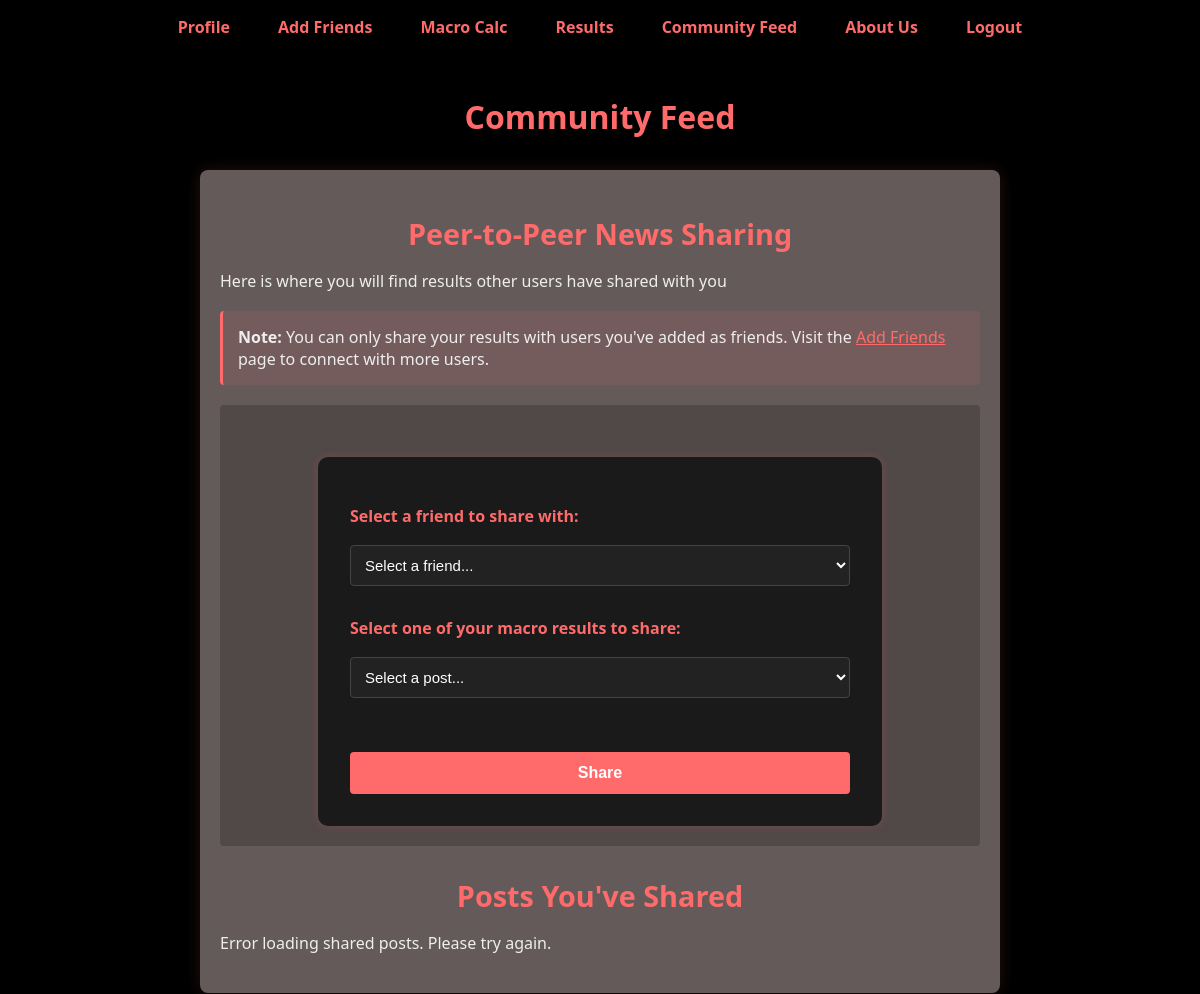
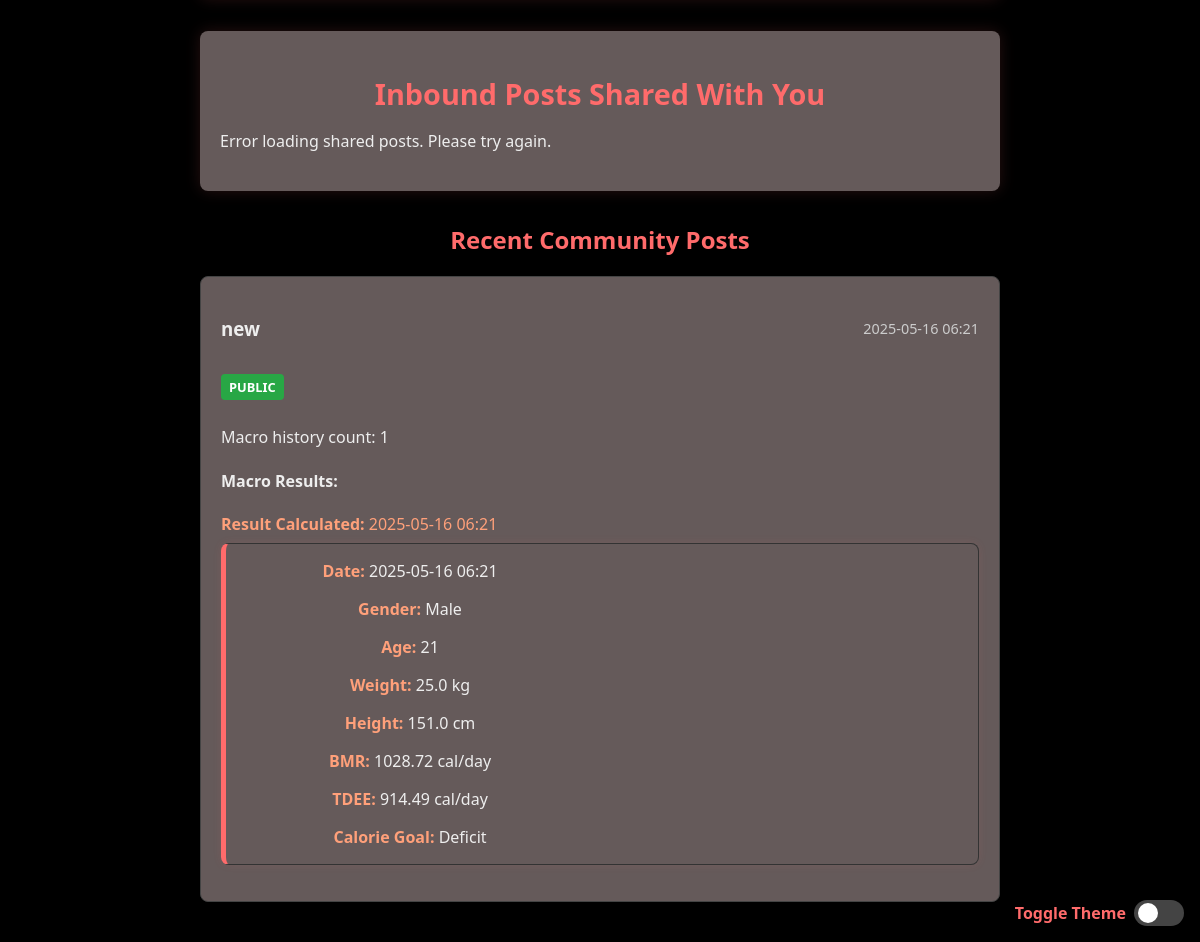
/feed (signed in), run on the app's committed database (2 pictures, top to bottom).
### app/models.py (models this page shows)
class FeedPost(db.Model):
    id = db.Column(db.Integer, primary_key=True, autoincrement=True)
    timestamp = db.Column(db.DateTime, default=datetime.utcnow)
    user_id = db.Column(db.Integer, db.ForeignKey('user.id'), nullable=False)
    macro_post_id = db.Column(db.Integer, db.ForeignKey('macro_post.id'), nullable=False)
    visibility = db.Column(db.String(20), nullable=False, server_default='public')  # 'public', 'friends', 'private'
    user = db.relationship('User', backref='feed_posts')
    macro_post = db.relationship('MacroPost', backref='feed_entries')

class User(db.Model, UserMixin):
    id = db.Column(db.Integer, primary_key=True)
    name = db.Column(db.String(80), unique=True, nullable=False)
    email = db.Column(db.String(120), unique=True, nullable=False)
    password = db.Column(db.String(120), nullable=False)
    gender = db.Column(db.String(10))
    age = db.Column(db.Integer)
    profile_picture = db.Column(db.String(255), default='placeholder-profile.jpg')
    requests_sent = db.relationship(
        'FriendRequest',
        foreign_keys='FriendRequest.requester_id',
        back_populates='requester',
        lazy='dynamic'
    )
    requests_received = db.relationship(
        'FriendRequest',
        foreign_keys='FriendRequest.receiver_id',
        back_populates='receiver',
        lazy='dynamic'
    )
    friends = db.relationship(
        'User',
        secondary=friend_assoc,
        primaryjoin=(id == friend_assoc.c.user_id),
        secondaryjoin=(id == friend_assoc.c.friend_id),
        lazy='dynamic'
    )

class MacroPost(db.Model):
    id = db.Column(db.Integer, primary_key=True)
    gender = db.Column(db.String(10), nullable=False)
    age = db.Column(db.Integer, nullable=False)
    weight = db.Column(db.Float, nullable=False)
    height = db.Column(db.Float, nullable=False)
    bmr = db.Column(db.Float, nullable=False)
    tdee = db.Column(db.Float, nullable=False)
    calorie_goal = db.Column(db.String(10), nullable=False, server_default='maintain')
    timestamp = db.Column(db.DateTime, server_default=db.func.now())
    user_id = db.Column(db.Integer, db.ForeignKey('user.id'), nullable=False)
    user = db.relationship('User', backref=db.backref('macroposts', lazy=True))

### app/routes.py (the view)
@app.route("/feed", methods=["GET"])
@login_required
def feed():
    friend_ids = [friend.id for friend in current_user.friends]
    posts_query = FeedPost.query.filter(
        or_(
            FeedPost.visibility == 'public',  # All public posts
            (FeedPost.visibility == 'friends') & (FeedPost.user_id.in_(friend_ids)),  # Friends' posts with 'friends' visibility
            FeedPost.user_id == current_user.id  # All posts by current user
        )
    ).options(
        joinedload(FeedPost.user),
        joinedload(FeedPost.macro_post)
    ).order_by(FeedPost.timestamp.desc())
    posts = posts_query.all()
    shared_id = request.args.get("shared_post_id", type=int)
    if not shared_id:
        shared_id = None
    for post in posts:
        all_history = (MacroPost.query
            .filter(MacroPost.user_id == post.user.id)
            .order_by(MacroPost.timestamp.asc())
            .all())
        idx = next((i for i, m in enumerate(all_history) if m.id == post.macro_post.id), None)
        if idx is not None:
            macro_history = all_history[:idx+1]
        else:
            macro_history = all_history
        post.macro_history = macro_history
    return render_template("community.html", posts=posts,shared_post_id=shared_id
)

### app/__init__.py (called while the page is built)
@login_manager.user_loader
def load_user(user_id):
    return db.session.get(User, int(user_id))

### app/routes.py (called while the page is built)
@app.after_request
def add_security_headers(response):
    response.headers['X-Content-Type-Options'] = 'nosniff'
    response.headers['X-Frame-Options'] = 'DENY'
    response.headers['X-Content-Type-Options'] = 'nosniff'
    response.headers['X-XSS-Protection'] = '1; mode=block'
    return response

### app/templates/community.html (shortened to what this page needs)
{% extends "base.html" %} {% import "./components/resultTab.html" as ui %}  {% block content %}
<div class="container">
  <h1>Community Feed</h1>
  <section class="news-section">
    <h2>Peer-to-Peer News Sharing</h2>
    <p class="subtext">
      Here is where you will find results other users have shared with you
    </p>
    <div class="friends-note">
      <strong>Note:</strong> You can only share your results with users you've
      added as friends. Visit the
      <a href="{{ url_for('friends') }}">Add Friends</a> page to connect with
      more users.
    </div>
    <div class="sharing-container">
      <form class="share-form" onsubmit="return false;">
        <div class="form-group">
          <label for="user-select">Select a friend to share with:</label>
          <select id="user-select" class="form-select">
            <option value="">Select a friend...</option>
          </select>
        </div>
        <div class="form-group">
          <label for="post-select"
            >Select one of your macro results to share:</label
          >
          <select id="post-select" class="form-select">
            <option value="">Select a post...</option>
          </select>
        </div>
        <button type="button" id="share-button" class="btn-share">Share</button>
      </form>
    </div>
    <div class="shared-posts-section">
      <h2>Posts You've Shared</h2>
      <div class="news-post" id="sent-posts">
      </div>
    </div>
  </section>
  <section class="news-section">
    <h2>Inbound Posts Shared With You</h2>
    <div class="news-container">
      <div class="news-post" id="received-posts">
      </div>
    </div>
  </section>
  <div class="macro-history">
    <h2>Recent Community Posts</h2>
    {% if posts %} {% for post in posts %}
    <div class="post">
      <div class="post-header">
        <h3>{{ post.user.name }}</h3>
        <span class="post-date"
          >{{ post.timestamp.strftime('%Y-%m-%d %H:%M') }}</span
        >
      </div>
      <div
        class="visibility-badge {% if post.visibility == 'public' %}visibility-public{% endif %} {% if post.visibility == 'friends' %}visibility-friends{% endif %} {% if post.visibility == 'private' %}visibility-private{% endif %}"
      >
        {{ post.visibility }}
      </div>
      <p>Macro history count: {{ post.macro_history|length }}</p>
      <div class="post-content">
        <h4>Macro Results:</h4>
        <p style="color: #ffa07a; margin-bottom: 0.5em">
          <strong>Result Calculated:</strong> {{
          post.macro_post.timestamp.strftime('%Y-%m-%d %H:%M') }}
        </p>
        <div>
          <li>
            <div class="info">{{ ui.history_item(post.macro_post) }}</div>
          </li>
        </div>
      </div>
    </div>
    {% endfor %} {% else %}
    <p>No posts available yet. Be the first to create a post!</p>
    {% endif %}
  </div>
</div>
{% endblock %}

### app/templates/components/resultTab.html (shortened to what this page needs)
{% macro history_item(post) %}
<p><strong>Date:</strong> {{ post.timestamp.strftime('%Y-%m-%d %H:%M') }}</p>
<p><strong>Gender:</strong> {{ post.gender|capitalize }}</p>
<p><strong>Age:</strong> {{ post.age }}</p>
<p><strong>Weight:</strong> {{ post.weight }} kg</p>
<p><strong>Height:</strong> {{ post.height }} cm</p>
<p><strong>BMR:</strong> {{ post.bmr }} cal/day</p>
<p><strong>TDEE:</strong> {{ post.tdee }} cal/day</p>
<p><strong>Calorie Goal:</strong> {{ post.calorie_goal|capitalize }}</p>
{% endmacro %}

### app/static/css/style.css (style rules this page uses)
body { background-color: #000; color: #eee; font-family: 'Segoe UI', Tahoma, Geneva, Verdana, sans-serif; margin: 0; padding: 0; }
h1, h2 { color: #ff6b6b; text-align: center; }
form { background-color: #1a1a1a; padding: 2rem; border-radius: 10px; max-width: 500px; margin: 2rem auto; box-shadow: 0 0 10px rgba(255, 107, 107, 0.2); }
label { font-weight: bold; display: block; margin-top: 1rem; color: #ff6b6b; }
input, select, button { width: 100%; padding: 0.7rem; margin-top: 0.5rem; border-radius: 5px; border: none; background-color: #333; color: #fff; font-size: 1rem; }
button { background-color: #ff6b6b; color: #000; font-weight: bold; margin-top: 1.5rem; cursor: pointer; transition: background-color 0.3s; }
section { background-color: #111; color: #eee; max-width: 900px; margin: 2rem auto; padding: 2rem; border-radius: 10px; box-shadow: 0 0 15px rgba(255, 107, 107, 0.15); }
section h2 { color: #ff6b6b; margin-bottom: 1rem; font-size: 1.8rem; }
section p { font-size: 1rem; line-height: 1.6; }
.macro-history { margin-top: 2rem; }
.macro-history li { text-align: center; border: 1px solid #333; border-left: 5px solid #ff6b6b; border-radius: 8px; margin-bottom: 1rem; box-shadow: 0 0 8px rgba(255, 107, 107, 0.1); transition: transform 0.2s ease; display: flex; justify-content: space-between; align-items: flex-start; gap: 1rem; }
.macro-history strong { color: #ffa07a; }
.macro-history .info { justify-content: left; }
.macro-history .info p { margin-block: 1rem; }
.macro-history li .info { display: inline-table; grid-template-columns: repeat(auto-fit, minmax(120px, 1fr)); gap: 0.25rem 1rem; flex: 0.5; }
input, select { color: #fff; }

### app/templates/community.html (style rules this page uses)
.container { max-width: 800px; margin: 0 auto; padding: 20px; }
h1, h2 { text-align: center; color: #ff6b6b; }
.form-group { margin-bottom: 15px; }
.form-group label { display: block; margin-bottom: 10px; font-weight: bold; color: #ff6b6b; }
.form-select { width: 100%; padding: 10px; border: 1px solid #444; border-radius: 4px; margin-bottom: 15px; background-color: #222; color: #fff; font-size: 15px; }
.btn-primary, .btn-share { background: #ff6b6b; color: white; border: none; padding: 12px 20px; border-radius: 4px; cursor: pointer; width: 100%; font-size: 16px; font-weight: bold; }
.post { background: rgb(101, 90, 90); border: 1px solid #444; border-radius: 8px; padding: 20px; margin-bottom: 20px; box-shadow: 0 2px 4px rgba(0, 0, 0, 0.2); }
.post-header { display: flex; justify-content: space-between; align-items: center; margin-bottom: 15px; }
.post-date { color: #ccc; font-size: 0.9em; }
.visibility-badge { display: inline-block; padding: 4px 8px; border-radius: 4px; font-size: 0.8em; font-weight: bold; margin-bottom: 10px; text-transform: uppercase; }
.visibility-public { background-color: #28a745; color: white; }
.news-section { margin-bottom: 30px; background: rgb(101, 90, 90); border-radius: 8px; padding: 20px; }
.friends-note { background: rgba(255, 107, 107, 0.1); padding: 15px; border-radius: 4px; margin-bottom: 20px; border-left: 3px solid #ff6b6b; }
.friends-note a { color: #ff6b6b; text-decoration: underline; }
.sharing-container { background: rgba(0, 0, 0, 0.2); padding: 20px; border-radius: 4px; margin-bottom: 25px; }
.share-form { margin-bottom: 0; }
.news-container { margin-top: 15px; }
.news-post { margin-bottom: 10px; }
.shared-posts-section { margin-top: 30px; }

### data on the page
FeedPost: user.name "new", timestamp "2025-05-16 06:21", visibility "PUBLIC", macro_history|length "1", macro_post.timestamp "2025-05-16 06:21", gender "Male", age "21", weight "25.0", height "151.0", bmr "1028.72", tdee "914.49", calorie_goal "Deficit"
